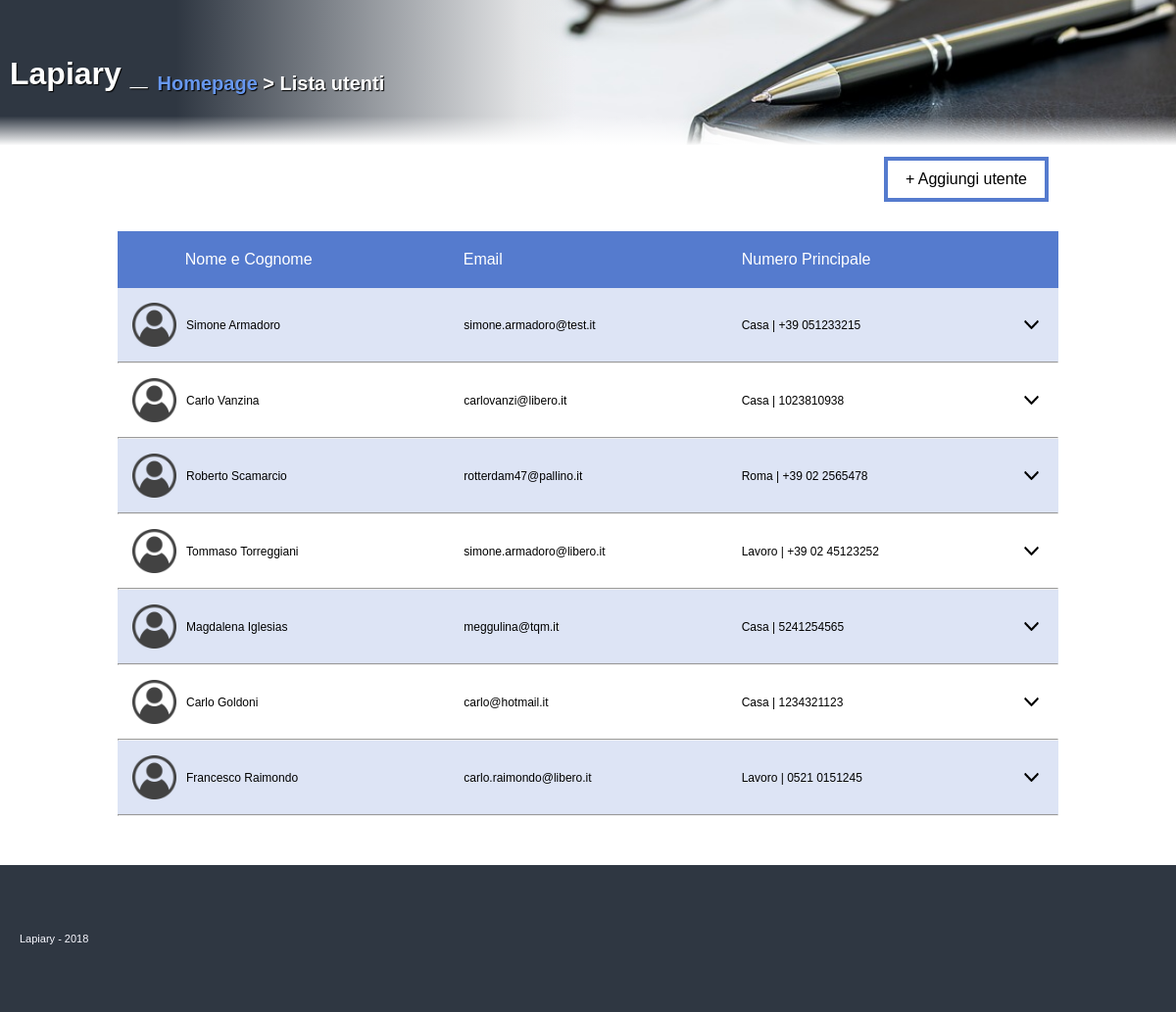
The page /utenti.php on the database its author committed.
### tables this page shows
CREATE TABLE `utenti_telefono` (
  `id` int(11) NOT NULL,
  `fk_utente` int(11) NOT NULL,
  `tipo` varchar(15) NOT NULL,
  `telefono` varchar(15) NOT NULL
);

CREATE TABLE `utenti` (
  `id` int(11) NOT NULL,
  `nome` text NOT NULL,
  `cognome` text NOT NULL,
  `data_di_nascita` date NOT NULL,
  `cap` varchar(5) NOT NULL,
  `email` varchar(50) NOT NULL
);

### DbConnection.php (called while the page is built, shortened)
<?php
class DbConnection{
    private $conn_config = array(
        'driver' => 'mysql',
        'host' => 'localhost',
        'dbname' => 'lapiary',
        'charset' => 'utf8mb4',
        'username' => 'root',
        'password' => '',
        'options' => array(
            PDO::ATTR_ERRMODE => PDO::ERRMODE_EXCEPTION,
            PDO::ATTR_PERSISTENT => false )
    );
    public $db_conn;
    private function getPDOConnection() {
        if($this->db_conn == NULL){
            $dsn = "".$this->conn_config['driver']
                .":host=".$this->conn_config['host']
                .";dbname=".$this->conn_config['dbname']
                .";charset=".$this->conn_config['charset'];
            try{
                $this->db_conn = new PDO($dsn,$this->conn_config['username'],$this->conn_config['password'],
                    $this->conn_config['options']);
            }catch (PDOException $e){
                print($e->getMessage());
            }
        }
    }
}

### Rubrica.php (called while the page is built, shortened)
<?php
include_once("DbConnection.php");
include_once("models/Utente.php");
class Rubrica{
    public function getRubrica($limit=null){
        $db = new DbConnection();
        if($limit != null){
            $rubrica = $db->db_conn->prepare('SELECT utenti.*, utenti_telefono.id
                                              AS num_id, utenti_telefono.fk_utente, utenti_telefono.tipo, utenti_telefono.telefono
                                              FROM  utenti
                                              LEFT JOIN utenti_telefono
                                              ON utenti_telefono.fk_utente = utenti.id LIMIT ?');
            $rubrica->bindValue(1, $limit, PDO::PARAM_INT);
        }else{
            $rubrica = $db->db_conn->prepare('SELECT utenti.*, utenti_telefono.id
                                              AS num_id, utenti_telefono.fk_utente, utenti_telefono.tipo, utenti_telefono.telefono
                                              FROM  utenti
                                              LEFT JOIN utenti_telefono
                                              ON utenti_telefono.fk_utente = utenti.id');
        }
        $rubrica->execute();
        $risultato = array();
        $i=1;
        foreach($rubrica->fetchAll(PDO::FETCH_ASSOC) as $utente){
            unset($utente["id"]);
            foreach($utente as $key=>$value){
                if(array_key_exists($utente["fk_utente"],$risultato)){
                    if($key=="tipo" || $key=="telefono" || $key=="num_id"){
                        $risultato[$utente["fk_utente"]][$key."$i"] = $value;
                    }elseif($key=="fk_utente") {
                        $risultato[$utente["fk_utente"]]["id"] = $value;
                    }else{
                        $risultato[$utente["fk_utente"]][$key] = $value;
                    }
                }else{
                    $risultato[$utente["fk_utente"]][$key] = $value;
                    $i=1;
                }
            }
            $i++;
        }
        $lista_utenti = array();
        foreach ($risultato as $key=>$obj_array) {
            $lista_utenti[$key] = new Utente($obj_array);
        }
        return $lista_utenti;
    }
}

### models/Utente.php (called while the page is built, shortened)
<?php
include_once "DbConnection.php";
class Utente{
    public function __construct($dati) {
        if(is_object($dati)){
            foreach ($dati as $key=>$item) {
                $dati->$key = htmlentities($item);
            }
            if(isset($dati->id)){
                settype($dati->id, "integer");
                $this->id = $dati->id;
            }
            $this->nome = $dati->nome;
            $this->cognome = $dati->cognome;
            $this->data_di_nascita = $dati->data_di_nascita;
            $this->cap = $dati->cap;
            $this->email = $dati->email;
            $this->num_telefono = array(array('tipo'=>$dati->tipo1, 'telefono'=>$dati->telefono1),
                array( 'tipo'=>$dati->tipo2, 'telefono'=>$dati->telefono2),
                array( 'tipo'=>$dati->tipo3, 'telefono'=>$dati->telefono3));
            if(isset($dati->num_id1)){
                $this->num_telefono[0]["num_id"] = $dati->num_id1;
                $this->num_telefono[1]["num_id"] = $dati->num_id2;
                $this->num_telefono[2]["num_id"] = $dati->num_id3;
            }
        }else{
            foreach ($dati as $key=>$item) {
                $dati[$key] = htmlentities($item);
            }
            if(isset($dati['id'])){
                settype($dati['id'], "integer");
                $this->id = $dati['id'];
            }
            $this->nome = $dati['nome'];
            $this->cognome = $dati['cognome'];
            $this->email = $dati['email'];
        }
    }
}

### utenti.php (the view, shortened to what this page needs)
<?php
include_once('Rubrica.php');
$rubrica = new Rubrica();
$lista_rubrica = $rubrica->getRubrica();
?>
<!DOCTYPE html>
<html>
<head>
    <link rel="stylesheet" type="text/css" href="css/styles.css" />
</head>
<body>
    <header class="utenti-header">
        <div class="strato1">
            <div class="strato2">
                <h1>Lapiary _ </h1>
                <h2><a href="index.php">Homepage</a> > Lista utenti</h2>
            </div>
        </div>
    </header>
    <div class="container" id="lista">
        <section class="contents">
            <article class="sopra-lista">
                <p class="aggiungi_utente"><a href="utenti_dettaglio.php">+ Aggiungi utente</a></p>
            </article>
            <article class="sopra-form">
            </article>
            <article class="lista-utenti">
                <div class="utente-header">
                    <div class="utente-dati">
                        <div class="intest-img"></div>
                        <p>Nome e Cognome</p>
                        <p>Email</p>
                        <p>Numero Principale</p>
                        <div class="intest-arrow"></div>
                    </div>
                </div>
                <?php if(!empty($lista_rubrica)): foreach($lista_rubrica as $utente):?>
                    <div class="utente">
                        <div class="utente-dati" onclick="avvia_animazione_info('<?= $utente->id ?>');">
                            <img class="utente-img" src="img/utente.png" />
                            <p><?= $utente->nome." ".$utente->cognome ?></p>
                            <p><?= $utente->email ?></p>
                            <p><?=  $utente->num_telefono[0]['tipo'] != "" ? $utente->num_telefono[0]['tipo']." | ".$utente->num_telefono[0]['telefono'] : "" ?></p>
                            <img class="utente-arrow" id="arrow-<?= $utente->id ?>" src="img/arrow-down.png" />
                        </div>
                        <hr>
                    </div>
                <?php endforeach; endif; ?>
            </article>
        </section>
    </div>
    <footer>
        <p class="piccolino">Lapiary - 2018</p>
    </footer>
</body>
</html>

### css/styles.css (style rules this page uses)
* { margin:0; padding:0; }
html { font-family: Verdana, Arial, sans-serif; }
header { display: inline-flex; width: 100%; height: 150px; color: white; align-items: center; background: url(../img/ape_libro.png) no-repeat right center; background-size: cover; }
header.utenti-header { background: url(../img/rubrica.png) no-repeat right center; background-size: cover; }
header h1, header h2 { text-shadow: 1px 1px 1px black; padding: 10px; }
header .strato1 { width:100%; height: 100%; background: -moz-linear-gradient(left, rgba(47,55,66,1) 15%, rgba(255,255,255,0) 49%); background: -webkit-linear-gradient(left, rgba(47,55,66,1) 15%,rgba(255,255,255,0) 49%); background: linear-gradient(to right, rgba(47,55,66,1) 15%,rgba(255,255,255,0) 49%); filter: progid:DXImageTransform.Microsoft.gradient( startColorstr='#2f3742', endColorstr='#00ffffff',GradientType=1 ); }
header .strato2 { width:100%; height: 100%; align-items: center; display: inline-flex; background: -moz-linear-gradient(top, rgba(30,87,153,0) 67%, rgba(114,150,191,0) 79%, rgba(255,255,255,1) 99%); background: -webkit-linear-gradient(top, rgba(30,87,153,0) 67%,rgba(114,150,191,0) 79%,rgba(255,255,255,1) 99%); background: linear-gradient(to bottom, rgba(30,87,153,0) 67%,rgba(114,150,191,0) 79%,rgba(255,255,255,1) 99%); filter: progid:DXImageTransform.Microsoft.gradient( startColorstr='#001e5799', endColorstr='#ffffff',GradientType=0 ); }
header .strato2 h2 { font-size: 20px; padding: 20px 0 0 0; }
header.utenti-header .strato2 h2 a { color: #6797ef; text-decoration: none; }
footer { background-color: #2F3742; width: 100%; height: 150px; margin-top: 50px; display: flex; align-items: center; }
footer .piccolino { color: #f8f8ff; font-size:11px; margin-left: 20px; }
.container#lista { margin: 0 auto; width: 80%; min-width: 700px; min-height: 500px; }
.container .sopra-lista { padding: 10px; }
.container .sopra-lista p { display: flex; flex-direction: row-reverse; }
.container .sopra-lista p.aggiungi_utente a, .container .sopra-lista p.aggiungi_libro a, .container .sopra-lista p.aggiungi_prestito a { text-decoration: none; #color: inherit; padding: 10px 18px; background-color: white; color: black; transition: all 0.8s ease 0s; }
.container .sopra-lista p.aggiungi_utente a { border: 4px solid #557bce; }
.lista-utenti .utente, .lista-utenti .libro, .lista-utenti .prestito { font-size: 12px; }
.lista-utenti .utente-header { background-color: #557bce; color:white; }
.lista-utenti .utente:nth-child(2n+1) { background-color: rgba(85, 123, 206,0.2); }
.lista-utenti .utente .utente-dati, .lista-utenti .utente-header .utente-dati, .lista-utenti .libro .libro-dati, .lista-utenti .libro-header .libro-dati, .lista-utenti .prestito .prestito-dati, .lista-utenti .prestito-header .prestito-dati { display: flex; align-items: center; padding:10px; }
.lista-utenti .utente .utente-dati > *, .lista-utenti .utente-header .utente-dati > *, .lista-utenti .libro .libro-dati > *, .lista-utenti .libro-header .libro-dati > *, .lista-utenti .prestito .prestito-dati > *, .lista-utenti .prestito-header .prestito-dati > * { width: 30%; }
.lista-utenti .utente .utente-dati > *, .lista-utenti .libro .libro-dati > *, .lista-utenti .prestito .prestito-dati > * { padding: 5px; }
.lista-utenti .utente-header .utente-dati > *, .lista-utenti .libro-header .libro-dati > *, .lista-utenti .prestito-header .prestito-dati > * { padding: 10px 5px; }
.lista-utenti .utente .utente-dati .utente-img, .lista-utenti .utente-header .utente-dati .intest-img, .lista-utenti .libro .libro-dati .libro-img, .lista-utenti .libro-header .libro-dati .intest-img, .lista-utenti .prestito .prestito-dati .prestito-img, .lista-utenti .prestito-header .prestito-dati .intest-img { width: 45px; }
.lista-utenti .utente .utente-dati .utente-arrow, .lista-utenti .utente-header .utente-dati .intest-arrow { width: 25px; transition: all 0.5s ease-out 0s; }
.container .sopra-form { padding: 10px; }

### rows shown on the page
utenti_telefono: tipo "Casa", telefono "+39 051233215"
utenti_telefono: tipo "Casa", telefono "1023810938"
utenti: nome "Roberto", cognome "Scamarcio", email "rotterdam47@pallino.it", utenti_telefono.tipo "Roma", utenti_telefono.telefono "+39 02 2565478"
utenti: nome "Tommaso", cognome "Torreggiani", email "simone.armadoro@libero.it", utenti_telefono.tipo "Lavoro", utenti_telefono.telefono "+39 02 45123252"
utenti: nome "Magdalena", cognome "Iglesias", email "meggulina@tqm.it", utenti_telefono.tipo "Casa", utenti_telefono.telefono "5241254565"
utenti: nome "Carlo", cognome "Goldoni", email "carlo@hotmail.it", utenti_telefono.tipo "Casa", utenti_telefono.telefono "1234321123"
utenti_telefono: tipo "Lavoro", telefono "0521 0151245"

### other values the page prints
$utente->nome "Simone"
$utente->cognome "Armadoro"
$utente->email "simone.armadoro@test.it"
$utente->nome "Carlo"
$utente->cognome "Vanzina"
$utente->email "carlovanzi@libero.it"
$utente->nome "Francesco"
$utente->cognome "Raimondo"
$utente->email "carlo.raimondo@libero.it"
